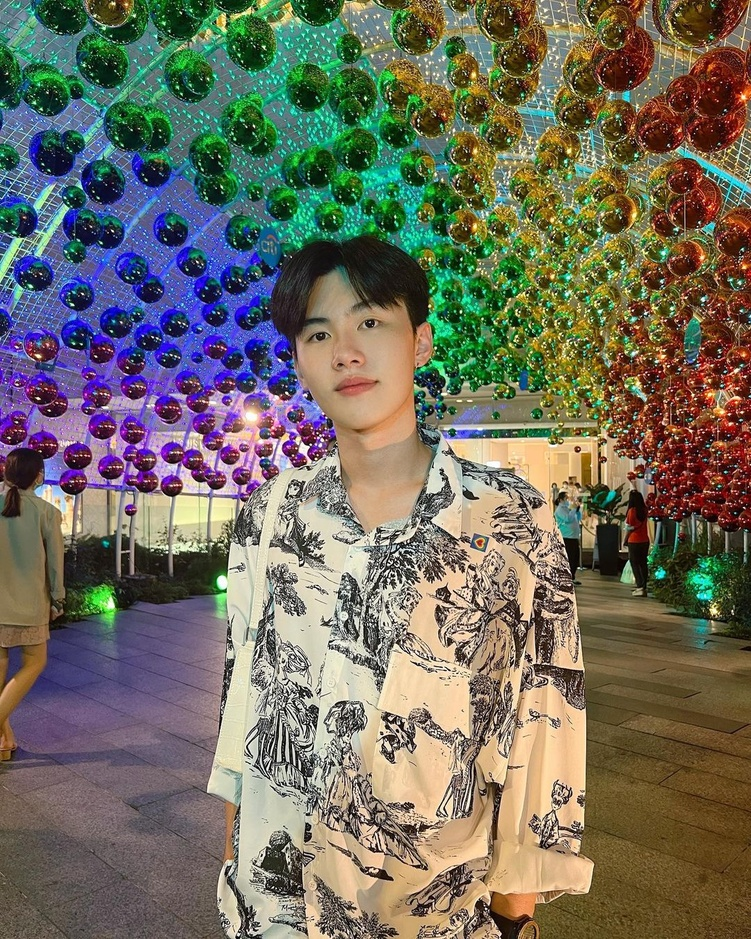
#> input picture Lab Histogram/prom.jpg, 751 x 939 px, shrunk from 1080 x 1350 before the run, found by its file name
$ python h1.py
#> lines starting #> are read from the running program, lines starting #| are printed output that depends on the picture
import cv2
import numpy as np
import matplotlib.pyplot as plt

tt = int(input("ความสว่าง: "))
#> the answer given: 3
img = cv2.imread('Lab Histogram/prom.jpg',0)
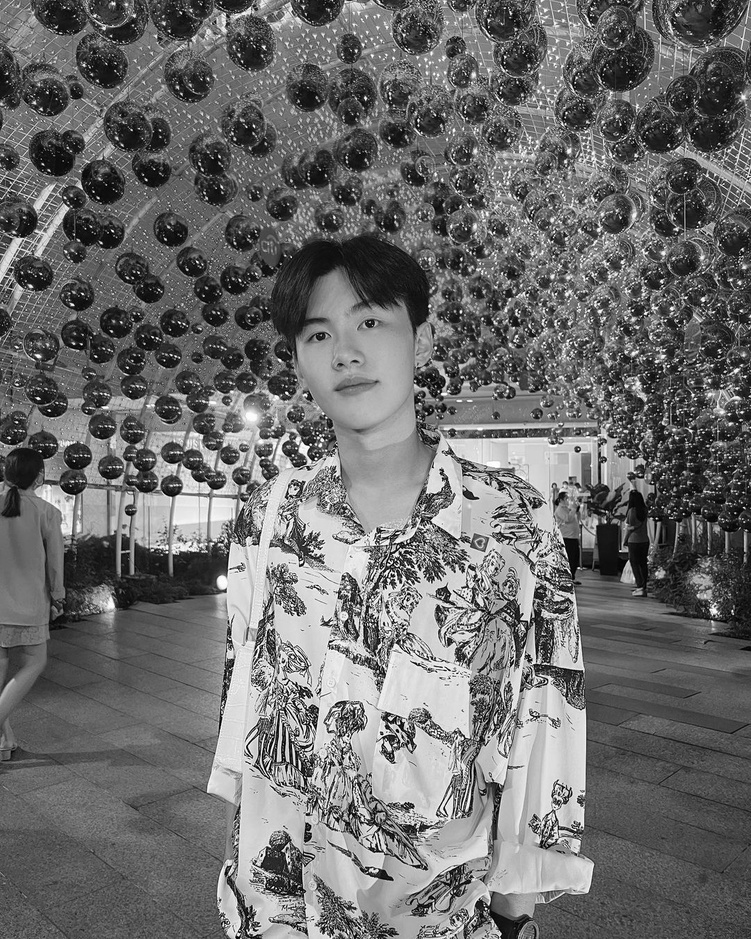
#> img: shape (939, 751); min 0, max 255, mean 108.3

plt.hist(img.ravel(), tt, (0, 256))
plt.show()
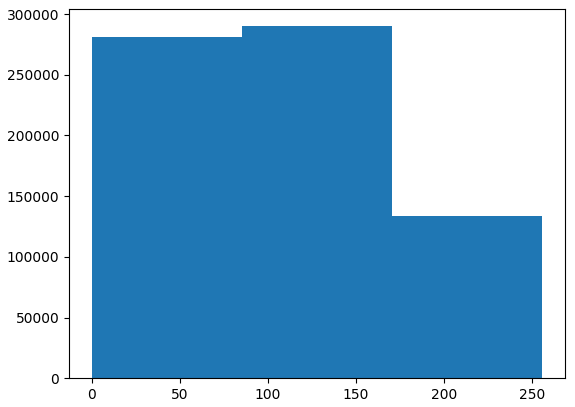
#> figure drawn by matplotlib, 1 panel; tallest bar 290043 high, from x = 85.33 to 170.7

$ run again, with Lab Histogram/dunk.jpg copied over Lab Histogram/prom.jpg
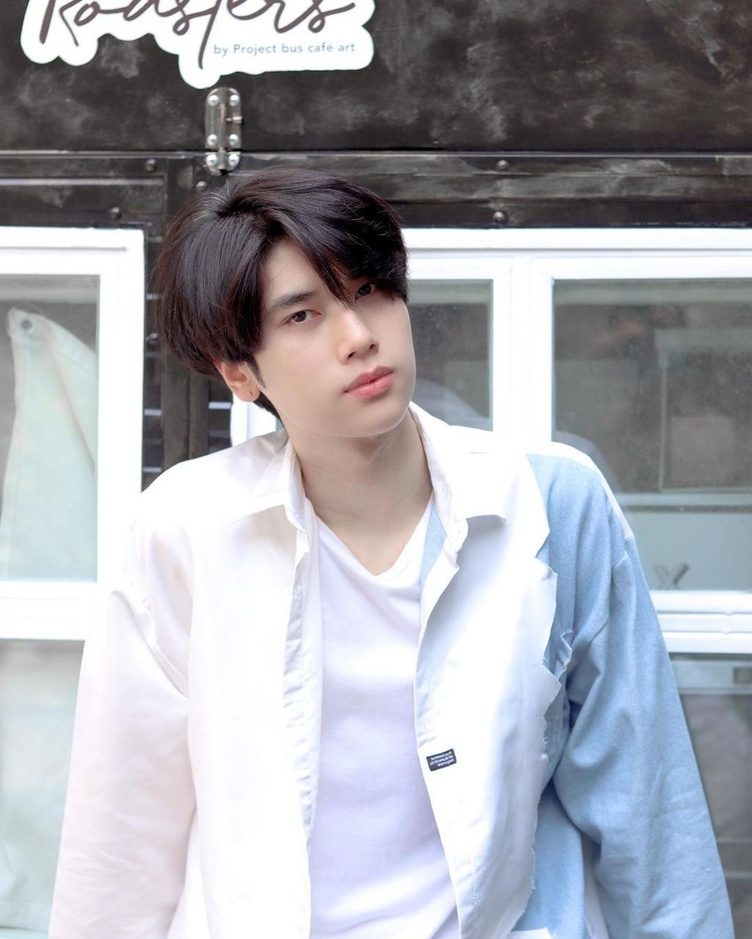
#> input picture Lab Histogram/dunk.jpg, 752 x 939 px, shrunk from 1025 x 1280 before the run, found by its file name
#> `img = cv2.imread('Lab Histogram/prom.jpg',0)`:
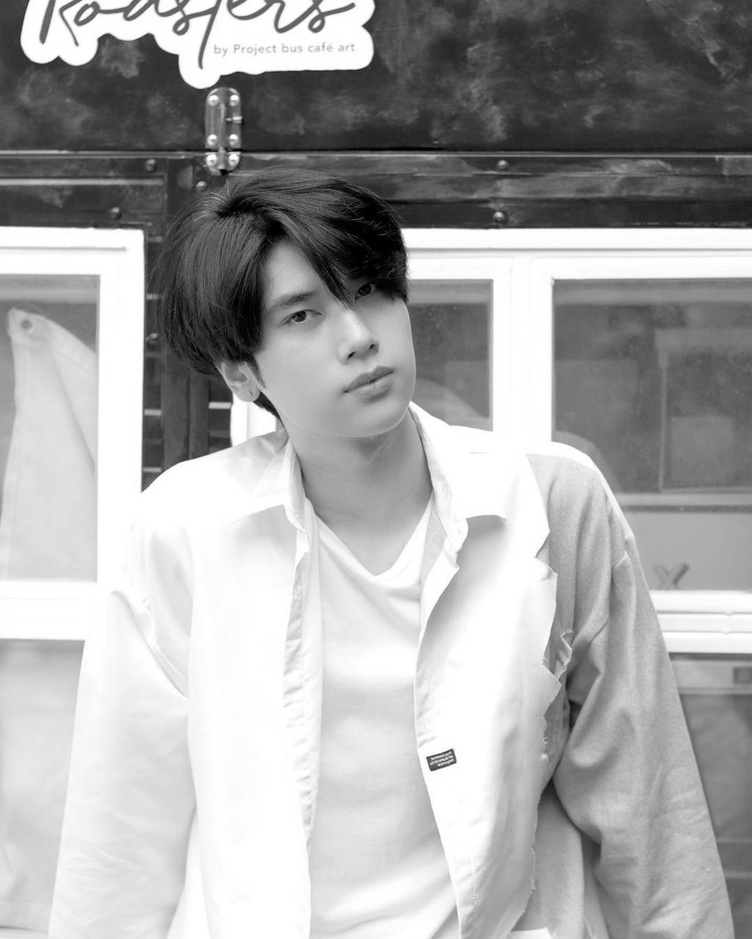
#> img: shape (939, 752); min 0, max 255, mean 167.6
#> `plt.show()`:
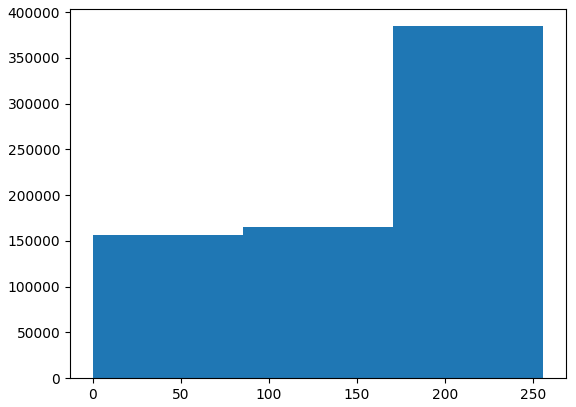
#> figure drawn by matplotlib, 1 panel; tallest bar 384557 high, from x = 170.7 to 256
